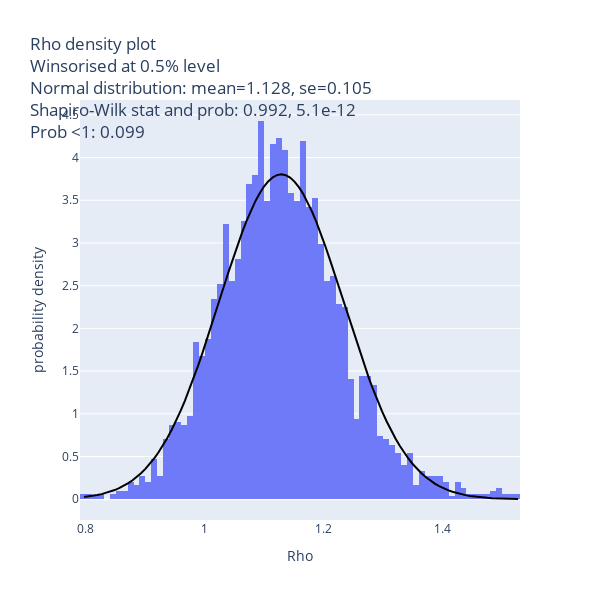

The code cell stored with this chart in its notebook:
### Code cell
# Assume df is your Pandas DataFrame and column_name is the column you want to test


# import the data, convert
df_rhoeps = pd.read_csv('EpsRhoCalcs.csv')[['county', 'county_name', 'exposure_grp_mem_county', 'exposure_grp_mem_high_county', 'bias_grp_mem_county', 'bias_grp_mem_high_county', 'Epsilon', 'EpsilonHigh', 'Rho', 'RhoHigh']].dropna()
df_rhoeps = df_rhoeps.apply(pd.to_numeric, errors='ignore')
df_rhoeps["EpsilonColor"] = np.where(df_rhoeps["Epsilon"]<1, 'red', 'blue')
df_rhoeps["RhoColor"] = np.where(df_rhoeps["Rho"]<1, 'red', 'blue')


vars = ['Epsilon', 'Rho']# 'EpsilonHigh', 'Rho', 'RhoHigh']
figs = []

for var in vars:
    # Winsorize at the 0.5% level
    df_rhoeps = df_rhoeps[(df_rhoeps[var] <= df_rhoeps[var].quantile(0.995)) & df_rhoeps[var] >= df_rhoeps[var].quantile(0.005)]

    #calculate mean and variance
    mu, std = norm.fit(df_rhoeps[var])

    # Shapiro Wilk test (want p<0.05)
    stat, p = shapiro(df_rhoeps[var])

    # count share below 1
    below_one_share = len([x for x in list(df_rhoeps[var]) if x < 1]) / len(list(df_rhoeps[var]))

    fig_title = f'{var} density plot<br>Winsorised at 0.5% level<br>Normal distribution: mean={round(mu,3)}, se={round(std, 3)}<br>Shapiro-Wilk stat and prob: {format(stat, ".3f")}, {"{:.1e}".format(p)}<br>Prob <1: {round(below_one_share, 3)}'

    # Create a histogram of the column
    fig = px.histogram(df_rhoeps, x=var, nbins=100, opacity=0.9, marginal=None, histnorm='probability density', title=fig_title, width=600, height=600)#, color=df_rhoeps[var + 'Color'])

    # Add a normal distribution curve to the histogram
    x_axis = np.linspace(df_rhoeps[var].min(), df_rhoeps[var].max(), 100)
    y_axis = norm.pdf(x_axis, mu, std)
    curve = go.Scatter(x=x_axis, y=y_axis, mode='lines', line=dict(width=2, color='black'), name=f'Normal Distribution: ', showlegend=False)
    fig.add_trace(curve)

    figs.append(fig)

for var in vars:
    stat, p = shapiro(df_rhoeps[var])
    print(f'{var} has a SW stat of {format(stat, ".3f")} with p-value {"{:.1e}".format(p)}')


figs[1]

### Figure 1 — Plotly figure (JSON) as saved in the notebook; plotly's stock layout.template omitted (floating-point values rounded to 4 significant figures; data arrays with more than 128 entries replaced by an {"elided": "..."} marker saying what was removed)
{"data": [{"alignmentgroup": "True", "bingroup": "x", "histnorm": "probability density", "hovertemplate": "Rho=%{x}<br>probability density=%{y}<extra></extra>", "legendgroup": "", "marker": {"color": "#636efa", "opacity": 0.9, "pattern": {"shape": ""}}, "name": "", "nbinsx": 100, "offsetgroup": "", "orientation": "v", "showlegend": false, "type": "histogram", "x": {"elided": "2981 float values"}, "xaxis": "x", "yaxis": "y"}, {"line": {"color": "black", "width": 2}, "mode": "lines", "name": "Normal Distribution: ", "showlegend": false, "type": "scatter", "x": [0.7967, 0.8041, 0.8115, 0.8189, 0.8262, 0.8336, 0.841, 0.8484, 0.8557, 0.8631, 0.8705, 0.8779, 0.8852, 0.8926, 0.9, 0.9074, 0.9147, 0.9221, 0.9295, 0.9369, 0.9442, 0.9516, 0.959, 0.9664, 0.9737, 0.9811, 0.9885, 0.9959, 1.003, 1.011, 1.018, 1.025, 1.033, 1.04, 1.047, 1.055, 1.062, 1.07, 1.077, 1.084, 1.092, 1.099, 1.106, 1.114, 1.121, 1.129, 1.136, 1.143, 1.151, 1.158, 1.165, 1.173, 1.18, 1.188, 1.195, 1.202, 1.21, 1.217, 1.224, 1.232, 1.239, 1.247, 1.254, 1.261, 1.269, 1.276, 1.283, 1.291, 1.298, 1.306, 1.313, 1.32, 1.328, 1.335, 1.342, 1.35, 1.357, 1.365, 1.372, 1.379, 1.387, 1.394, 1.401, 1.409, 1.416, 1.424, 1.431, 1.438, 1.446, 1.453, 1.46, 1.468, 1.475, 1.483, 1.49, 1.497, 1.505, 1.512, 1.519, 1.527], "y": [0.02562, 0.03192, 0.03957, 0.04882, 0.05993, 0.0732, 0.08897, 0.1076, 0.1295, 0.1551, 0.1848, 0.2192, 0.2586, 0.3037, 0.3548, 0.4125, 0.4772, 0.5494, 0.6293, 0.7173, 0.8136, 0.9183, 1.031, 1.152, 1.282, 1.418, 1.561, 1.711, 1.865, 2.023, 2.184, 2.346, 2.508, 2.668, 2.823, 2.974, 3.116, 3.25, 3.372, 3.482, 3.577, 3.657, 3.721, 3.767, 3.794, 3.803, 3.794, 3.765, 3.718, 3.654, 3.574, 3.477, 3.367, 3.244, 3.11, 2.967, 2.817, 2.661, 2.501, 2.34, 2.177, 2.017, 1.859, 1.704, 1.555, 1.412, 1.276, 1.147, 1.026, 0.9136, 0.8093, 0.7134, 0.6257, 0.5462, 0.4743, 0.4099, 0.3525, 0.3017, 0.2569, 0.2176, 0.1835, 0.1539, 0.1285, 0.1068, 0.08825, 0.07259, 0.05941, 0.04839, 0.03921, 0.03162, 0.02538, 0.02026, 0.0161, 0.01273, 0.01001, 0.00784, 0.006107, 0.004734, 0.003652, 0.002803]}], "layout": {"barmode": "relative", "height": 600, "legend": {"tracegroupgap": 0}, "title": {"text": "Rho density plot<br>Winsorised at 0.5% level<br>Normal distribution: mean=1.128, se=0.105<br>Shapiro-Wilk stat and prob: 0.992, 5.1e-12<br>Prob <1: 0.099"}, "width": 600, "xaxis": {"anchor": "y", "domain": [0, 1], "title": {"text": "Rho"}}, "yaxis": {"anchor": "x", "domain": [0, 1], "title": {"text": "probability density"}}}}
